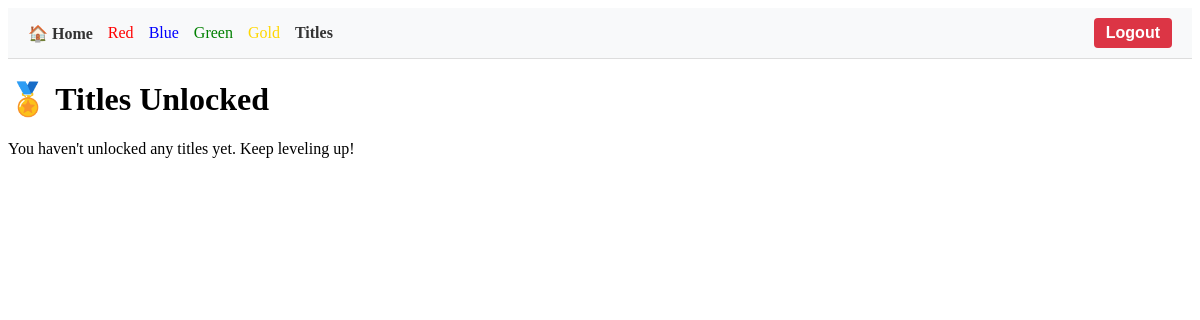
The page /titles (signed in) on the database as committed earlier.
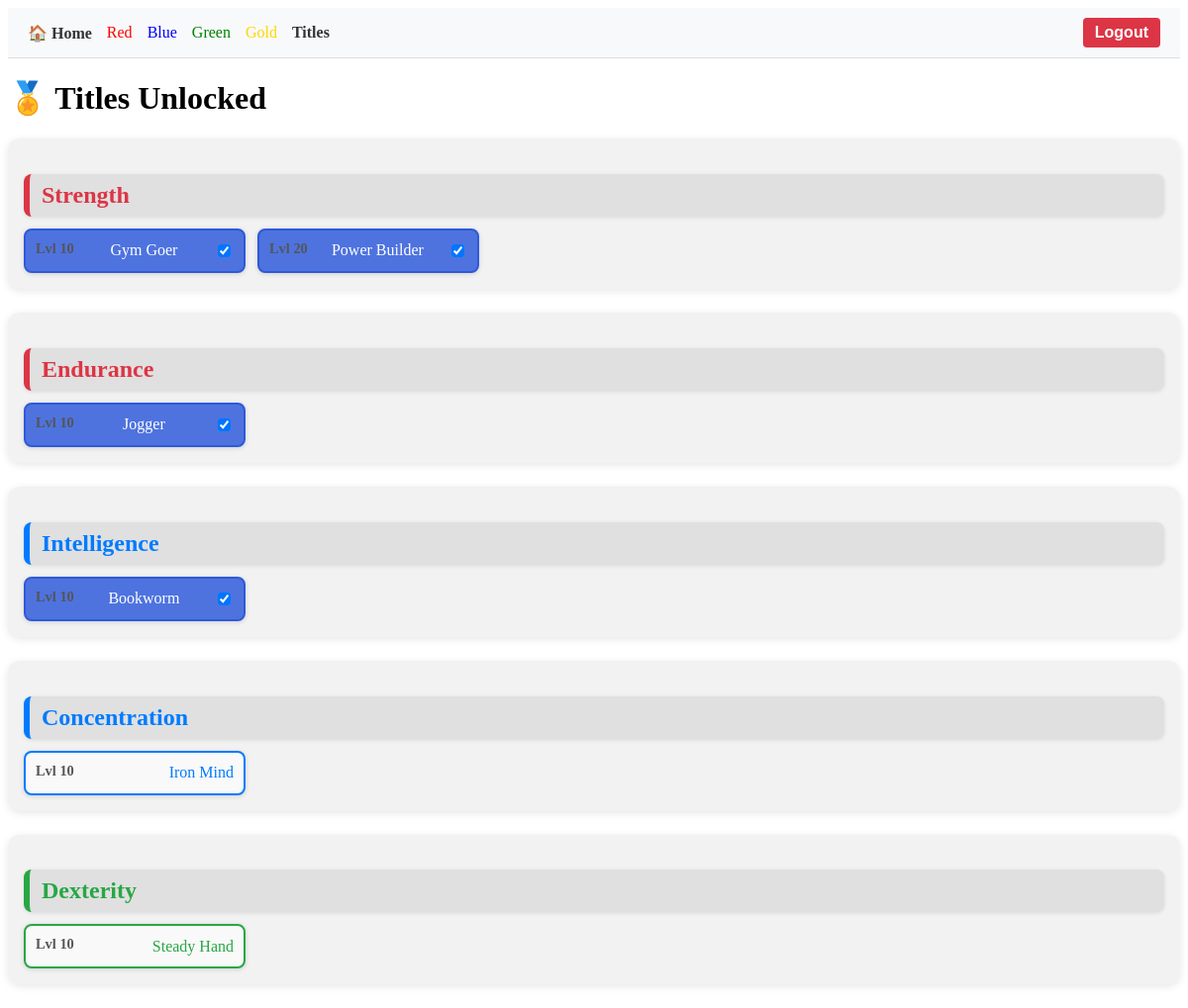
The same page on the database as committed later.
### tables this page shows
CREATE TABLE progress (
                id INTEGER PRIMARY KEY AUTOINCREMENT,
                user_id INTEGER NOT NULL,
                skill TEXT NOT NULL,
                category TEXT NOT NULL,
                xp INTEGER DEFAULT 0,
                level INTEGER DEFAULT 1, 
                FOREIGN KEY(user_id) REFERENCES users(id)
            );

### app.py (the view)
@app.route('/titles')
def titles():
    user_id = session.get('user_id')
    if not user_id:
        return redirect(url_for('login'))
    with sqlite3.connect("database.db") as conn:
        c = conn.cursor()
        c.execute("SELECT skill, level FROM progress WHERE user_id = ?", (user_id,))
        stats = c.fetchall()
        c.execute("SELECT selected_titles FROM selected_titles WHERE user_id = ?", (user_id,))
        row = c.fetchone()
        current_selected_titles = json.loads(row[0]) if row and row[0] else []
    user_levels = {skill: level for skill, level in stats}
    unlocked_titles = {}
    for skill, level in user_levels.items():
        available_titles = TITLES.get(skill, {})
        unlocked = [
            (int(req_level), title)
            for req_level, title in available_titles.items()
            if level >= int(req_level)
        ]
        if unlocked:
            unlocked_titles[skill] = sorted(unlocked)
    skill_to_category= {
        "Strength": "Red", "Endurance": "Red", "Mobility": "Red", "Speed": "Red",
        "Intelligence": "Blue", "Concentration": "Blue", "Logic": "Blue", "Creativity": "Blue",
        "Dexterity": "Green", "Vitality": "Green", "Recovery": "Green", "Affection": "Green",
        "Discipline": "Gold", "Planning": "Gold", "Reflection": "Gold", "Good deeds": "Gold"
    }
    return render_template("titles.html", unlocked_titles=unlocked_titles, skill_to_category=skill_to_category, current_selected_titles=current_selected_titles,user_id=user_id)

### templates/titles.html (shortened to what this page needs)
{% extends "base.html" %}
{% block content %}
<!DOCTYPE html>
<html lang="en">
<head>
    <link rel="stylesheet" href="/static/styles.css">
</head>
<body>
    <nav style="background-color: #f8f9fa; padding: 10px 20px; display: flex; justify-content: space-between; align-items: center; border-bottom: 1px solid #ddd;">
        <div style="display: flex; gap: 15px; align-items: center;">
            <a href="{{ url_for('index') }}" style="text-decoration: none; font-weight: bold; color: #333;">🏠 Home</a>
            {% for category in ["Red", "Blue", "Green", "Gold"] %}
                <a href="/card_{{ category|lower }}" style="text-decoration: none; color: {{ category|lower }};">
                    {{ category }}
                </a>
            {% endfor %}
            <a href="{{ url_for('titles') }}" style="text-decoration: none; font-weight: bold; color: #333;"> Titles</a>
        </div>
        <div>
            <form method="POST" action="{{ url_for('logout') }}">
                <button type="submit" style="background-color: #dc3545; color: white; border: none; padding: 6px 12px; border-radius: 4px; cursor: pointer;">
                    Logout
                </button>
            </form>
        </div>
    </nav>
    <h1>🏅 Titles Unlocked</h1>
    {% if unlocked_titles %}
    <div class="titles-container">
        {% for skill, titles in unlocked_titles.items() %}
            {% set category = skill_to_category[skill] %}
            <div class="skill-box">
                <h2 class="category-title border-{{ category|lower }}">{{ skill }}</h2>
                <div class="title-grid">
                    {% for level, title in titles %}
                        <div class="title-card border-{{ category|lower }} {% if title in current_selected_titles %}selected{% endif %}"
                            data-title="{{ title }}" data-level="{{ level }}">
                            <span class="level">Lvl {{ level }}</span>
                            <span class="title">{{ title }}</span>
                            <input type="checkbox" class="checkbox" {% if title in current_selected_titles %}checked{% endif %} hidden>
                        </div>
                    {% endfor %}
                </div>
            </div>
        {% endfor %}
    </div>
    {% else %}
    <p>You haven't unlocked any titles yet. Keep leveling up!</p>
    {% endif %}
</body>
</html>
{% endblock %}

Rows that differ between the two databases and show on the page:
now on this page (row edited): progress: skill "Strength", titles "10" "20", titles "Gym Goer" "Power Builder", if "☑" "☑"
now on this page (row edited): progress: skill "Endurance", titles "10", titles "Jogger", if "☑"
now on this page (row edited): progress: skill "Intelligence", titles "10", titles "Bookworm", if "☑"
now on this page (row edited): progress: skill "Concentration", titles "10", titles "Iron Mind"
now on this page (row edited): progress: skill "Dexterity", titles "10", titles "Steady Hand"
Other text that changed with them:
text no longer shown: "You haven't unlocked any titles yet. Keep leveling up!"
